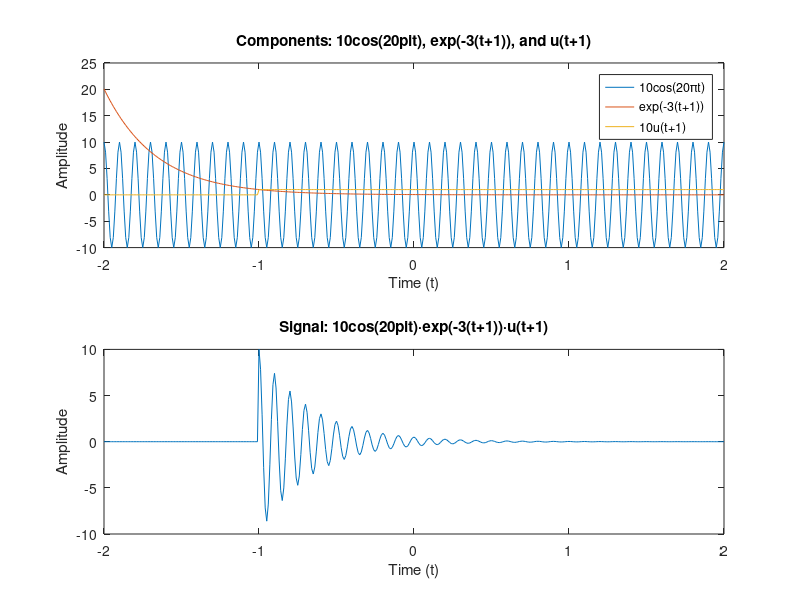

Reproduce this figure in MATLAB.
t = -2:0.01:2;
x1 = 10*cos(20*pi*t);        % Cosine component
x2 = exp(-3*(t+1));          % Exponential component
u1 = (t >= -1);              % u(t+1), advanced unit step
x = x1 .* x2 .* u1;          % Point-wise multiplication of all components

% Plot individual components
subplot(211), plot(t, x1, t, x2, t, u1);
title("Components: 10cos(20\pit), exp(-3(t+1)), and u(t+1)");
xlabel("Time (t)");
ylabel("Amplitude");
legend('10cos(20\pit)', 'exp(-3(t+1))', '10u(t+1)');

% Plot final signal
subplot(212), plot(t, x);
title("Signal: 10cos(20\pit)·exp(-3(t+1))·u(t+1)");
xlabel("Time (t)");
ylabel("Amplitude");